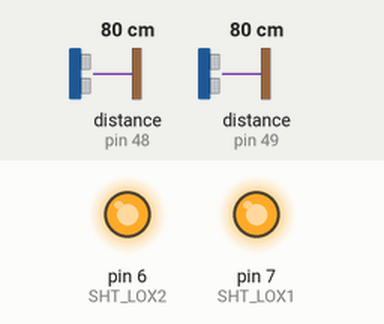
A sketch run on a simulated Arduino Uno, built with avr-gcc and run on an emulated ATmega328P. Parts: output pins drawn as LEDs (lit = HIGH). The test bench sets the inputs (shaded band); at power-on: distance to the obstacle (sensors on pin 48, pin 49) 80 cm. The ROS host is connected and sends only what is stated.

Above: at 0.1 s.
Timing chart, 0 to 1.6 s (numbered marks = the images above):
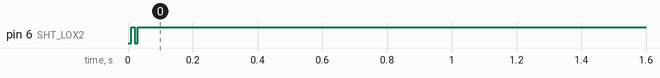

The sketch:

tof_sensors.ino
```cpp
#include "Adafruit_VL53L0X.h"

#include <ros.h>
// #include <ros/time.h>
#include <sensor_msgs/Range.h>

// address we will assign if dual sensor is present
#define LOX1_ADDRESS 0x30
#define LOX2_ADDRESS 0x31
int sensor1,sensor2;

// set the pins to shutdown
#define SHT_LOX1 7
#define SHT_LOX2 6

// objects for the vl53l0x
Adafruit_VL53L0X lox1 = Adafruit_VL53L0X();
Adafruit_VL53L0X lox2 = Adafruit_VL53L0X();

// this holds the measurement
VL53L0X_RangingMeasurementData_t measure1;
VL53L0X_RangingMeasurementData_t measure2;

// Create range ROS messages and publishers
sensor_msgs::Range range_ir1;
sensor_msgs::Range range_ir2;

ros::Publisher pub_range_ir1("/ir1", &range_ir1);
ros::Publisher pub_range_ir2("/ir2", &range_ir2);

uint8_t ir1Sensor;
uint8_t ir2Sensor;

ros::NodeHandle nh;

void read_tof_sensors() {

  lox1.rangingTest(&measure1, false); // pass in 'true' to get debug data printout!
  lox2.rangingTest(&measure2, false); // pass in 'true' to get debug data printout!

  if(measure1.RangeStatus != 4) {     // if not out of range
    ir1Sensor = measure1.RangeMilliMeter;
  }

  // print sensor two reading
  if(measure2.RangeStatus != 4) {
    ir2Sensor = measure2.RangeMilliMeter;
  }
}

void setID() {
  // all reset
  digitalWrite(SHT_LOX1, LOW);
  digitalWrite(SHT_LOX2, LOW);
  delay(10);
  // all unreset
  digitalWrite(SHT_LOX1, HIGH);
  digitalWrite(SHT_LOX2, HIGH);
  delay(10);

  // activating LOX1 and reseting LOX2
  digitalWrite(SHT_LOX1, HIGH);
  digitalWrite(SHT_LOX2, LOW);

  // initing LOX1
  if(!lox1.begin(LOX1_ADDRESS)) {
    while(1);
  }
  delay(10);

  // activating LOX2
  digitalWrite(SHT_LOX2, HIGH);
  delay(10);

  //initing LOX2
  if(!lox2.begin(LOX2_ADDRESS)) {
    while(1);
  }
}

// init tof message
void tof_sensor_msg_init(sensor_msgs::Range &range_name, char *frame_id_name)
{
  range_name.radiation_type = sensor_msgs::Range::INFRARED;
  range_name.header.frame_id = frame_id_name;
  range_name.field_of_view = 0.26;
  range_name.min_range = 0.0;
  range_name.max_range = 1.0;
}

void read_dual_sensors() {

  lox1.rangingTest(&measure1, false); // pass in 'true' to get debug data printout!
  lox2.rangingTest(&measure2, false); // pass in 'true' to get debug data printout!

  // sensor one reading
  if(measure1.RangeStatus != 4) {     // if not out of range
    sensor1 = measure1.RangeMilliMeter;
  } else {
    // out of range
  }

  // sensor two reading
  if(measure2.RangeStatus != 4) {
    sensor2 = measure2.RangeMilliMeter;
  } else {
    // out of range
  }
}

void setup() {

  pinMode(SHT_LOX1, OUTPUT);
  pinMode(SHT_LOX2, OUTPUT);

  digitalWrite(SHT_LOX1, LOW);
  digitalWrite(SHT_LOX2, LOW);

  nh.initNode();
  tof_sensor_msg_init(range_ir1, "/ir1");
  tof_sensor_msg_init(range_ir2, "/ir2");

  setID();

}

void loop() {

  read_dual_sensors();
  range_ir1.header.stamp = nh.now();
  range_ir2.header.stamp = nh.now();

  pub_range_ir1.publish(&range_ir1);
  pub_range_ir2.publish(&range_ir2);

  delay(100);
}
```
